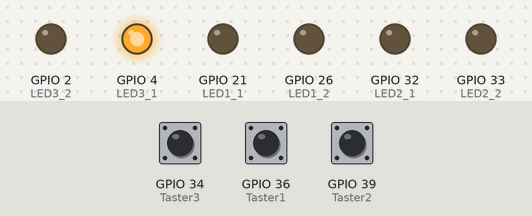
A sketch run on a simulated ESP32. Parts: output pins drawn as LEDs (lit = HIGH). The inputs (shaded band) are chosen by the test bench; at power-on: GPIO 34 (Taster3) HIGH, GPIO 36 (Taster1) HIGH, GPIO 39 (Taster2) HIGH.

Above: at 1.2 s.
1.3 s: GPIO 34 (Taster3) pulled LOW for 0.15 s
At 1.37 s:
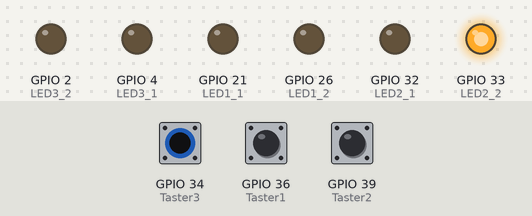
2.9 s: GPIO 34 (Taster3) pulled LOW for 3.2 s
At 6.4 s:
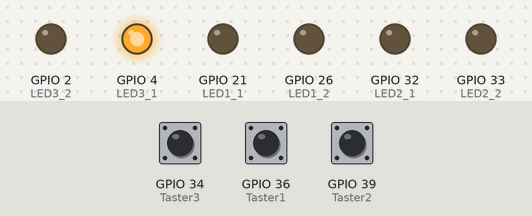
7.6 s: GPIO 36 (Taster1) pulled LOW for 3.2 s
At 8.8 s:
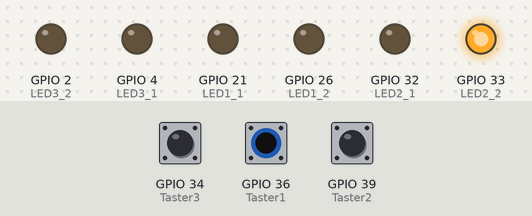
12.3 s: GPIO 34 (Taster3) driven LOW and GPIO 36 (Taster1) driven LOW
At 13.5 s:
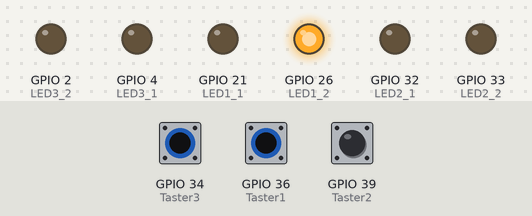
13.8 s: GPIO 39 (Taster2) pulled LOW for 0.15 s
At 13.87 s:
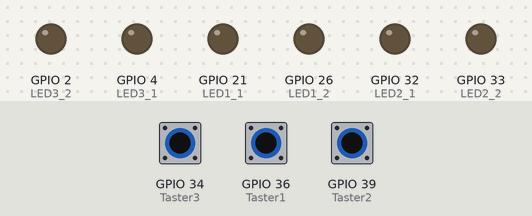
Timing chart, 0 to 16.4 s (numbered marks = the images above; inputs shaded):
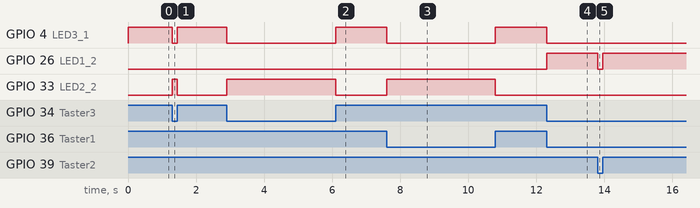

The sketch:

2.17.2.a.ino
```cpp
// Aufgabe 2.17.2.a
// Steuerung von 3 LED-Paaren über 3 Taster
//Hinweis: Die Vollständige Dokumentation finden sie in "Aufgabe 2 Team K.pdf"


// Initialisierung der GPIO Pins für LEDs und Taster
const int LED1_1 = 21;
const int LED1_2 = 26;
const int LED2_1 = 32;
const int LED2_2 = 33;
const int LED3_1 = 4;
const int LED3_2 = 2;
const int Taster1 = 36;
const int Taster2 = 39;
const int Taster3 = 34;


void setup() {
  // LEDs als Output und Taster als Input definieren
  pinMode(LED1_1,OUTPUT);
  pinMode(LED1_2,OUTPUT);
  pinMode(LED2_1,OUTPUT);
  pinMode(LED2_2,OUTPUT);
  pinMode(LED3_1,OUTPUT);
  pinMode(LED3_2,OUTPUT);
  pinMode(Taster1,INPUT);
  pinMode(Taster2,INPUT);
  pinMode(Taster3,INPUT);
}

void loop() {
  // Auslesen der Tasterzustände
  int val1 = digitalRead(Taster1);
  int val2 = digitalRead(Taster2);
  int val3 = digitalRead(Taster3);


  // Hinweis LED Farbe: Wenn Pin1 low und Pin2 high -> grün, wenn Pin1 high und Pin2 low -> rot
  // wenn alle Taster nicht gedrückt sind, alle LEDs aus
  if (val1 == 0 && val2 == 0 && val3 == 0)
  {
    digitalWrite(LED1_1,LOW);
    digitalWrite(LED1_2,LOW);
    digitalWrite(LED2_1,LOW);
    digitalWrite(LED2_2,LOW);
    digitalWrite(LED3_1,LOW);
    digitalWrite(LED3_2,LOW);
  }
  // Wenn Taster 1 gedrückt ist, LED 1 an (grün)
  else if (val1 == 1 && val2 == 0 && val3 == 0)
  {
    digitalWrite(LED1_1,LOW);
    digitalWrite(LED1_2,HIGH);
    digitalWrite(LED2_1,LOW);
    digitalWrite(LED2_2,LOW);
    digitalWrite(LED3_1,LOW);
    digitalWrite(LED3_2,LOW);
  }
  // Wenn Taster 2 gedrückt ist, LED 1 an (grün)
  else if (val1 == 0 && val2 == 1 && val3 == 0)
  {
    digitalWrite(LED1_1,LOW);
    digitalWrite(LED1_2,HIGH);
    digitalWrite(LED2_1,LOW);
    digitalWrite(LED2_2,LOW);
    digitalWrite(LED3_1,LOW);
    digitalWrite(LED3_2,LOW);
  }
  // Wenn Taster 3 gedrückt ist, LED 1 an (grün)
  else if (val1 == 0 && val2 == 0 && val3 == 1)
  {
    digitalWrite(LED1_1,LOW);
    digitalWrite(LED1_2,HIGH);
    digitalWrite(LED2_1,LOW);
    digitalWrite(LED2_2,LOW);
    digitalWrite(LED3_1,LOW);
    digitalWrite(LED3_2,LOW);
  }
  // Wenn Taster 1 und 2 gedrückt sind, LED 2 an (grün)
  else if (val1 == 1 && val2 == 1 && val3 == 0)
  {
    digitalWrite(LED1_1,LOW);
    digitalWrite(LED1_2,LOW);
    digitalWrite(LED2_1,LOW);
    digitalWrite(LED2_2,HIGH);
    digitalWrite(LED3_1,LOW);
    digitalWrite(LED3_2,LOW);
  }
  // Wenn Taster 1 und 3 gedrückt sind, LED 2 an (grün)
  else if (val1 == 1 && val2 == 0 && val3 == 1)
  {
    digitalWrite(LED1_1,LOW);
    digitalWrite(LED1_2,LOW);
    digitalWrite(LED2_1,LOW);
    digitalWrite(LED2_2,HIGH);
    digitalWrite(LED3_1,LOW);
    digitalWrite(LED3_2,LOW);
  }
  // Wenn Taster 2 und 3 gedrückt sind, LED 2 an (grün)
  else if (val1 == 0 && val2 == 1 && val3 == 1)
  {
    digitalWrite(LED1_1,LOW);
    digitalWrite(LED1_2,LOW);
    digitalWrite(LED2_1,LOW);
    digitalWrite(LED2_2,HIGH);
    digitalWrite(LED3_1,LOW);
    digitalWrite(LED3_2,LOW);
  }
  // Wenn alle Taster gedrückt sind, LED 3 an (rot)
  else if (val1 == 1 && val2 == 1 && val3 == 1)
  {
    digitalWrite(LED1_1,LOW);
    digitalWrite(LED1_2,LOW);
    digitalWrite(LED2_1,LOW);
    digitalWrite(LED2_2,LOW);
    digitalWrite(LED3_1,HIGH);
    digitalWrite(LED3_2,LOW);
  }
}
```

Measured:
- after the input at 1.3 s, GPIO 4 (LED3_1): HIGH → LOW at once, → HIGH 0.15 s later; GPIO 33 (LED2_2): LOW → HIGH at once, → LOW 0.15 s later
- after the input at 2.9 s, GPIO 4 (LED3_1): HIGH → LOW at once, → HIGH 3.2 s later; GPIO 33 (LED2_2): LOW → HIGH at once, → LOW 3.2 s later
- after the input at 7.6 s, GPIO 4 (LED3_1): HIGH → LOW at once, → HIGH 3.2 s later; GPIO 33 (LED2_2): LOW → HIGH at once, → LOW 3.2 s later
- after the input at 12.3 s, GPIO 4 (LED3_1): HIGH → LOW at once; GPIO 26 (LED1_2): LOW → HIGH at once
- after the input at 13.8 s, GPIO 26 (LED1_2): HIGH → LOW at once, → HIGH 0.15 s later
